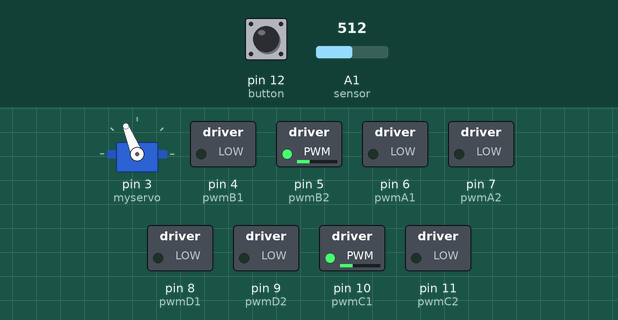
A sketch run on a simulated Arduino Uno, built with avr-gcc and run on an emulated ATmega328P. Parts: servo, switched loads named in the sketch (green lamp = pin HIGH). Inputs (shaded band) come from the test bench; at power-on: A1 (sensor) = 512, pin 12 (button) HIGH.

Above: at 1.07 s.
1.4 s: A1 (sensor) set to 292
4.4 s: A1 (sensor) set to 271
At 4.63 s:
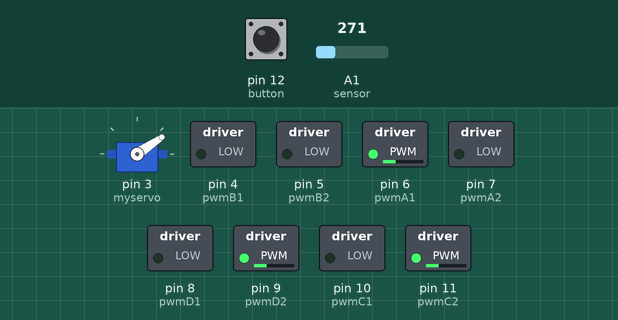
7.4 s: A1 (sensor) set to 306
At 7.45 s:
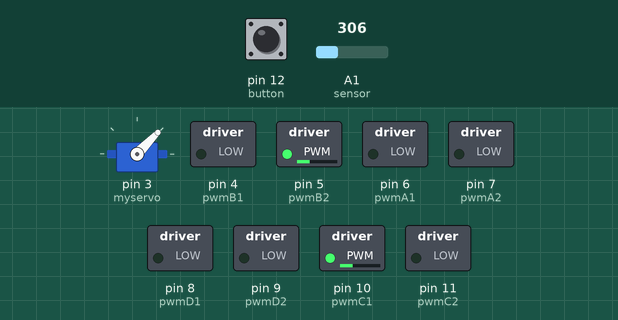
10.4 s: A1 (sensor) set to 190
At 10.68 s:
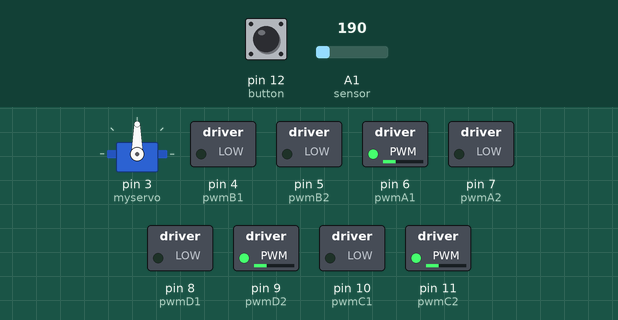
13.4 s: A1 (sensor) set to 511
At 13.5 s:
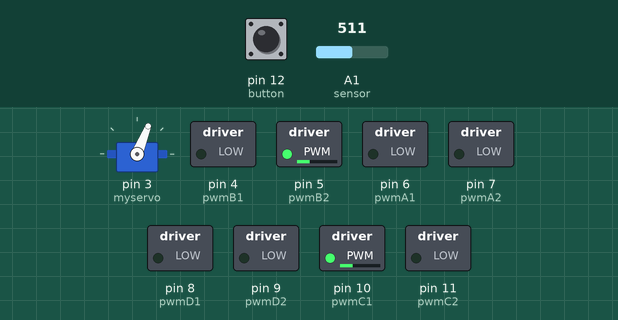
Timing chart, 0 to 17.4 s (numbered marks = the images above; inputs shaded):
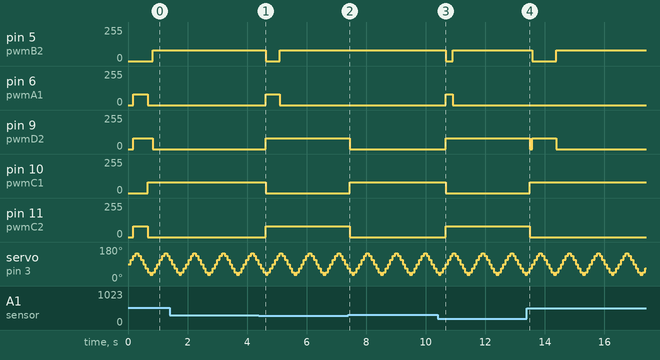

The sketch:

auton_course_working.ino
```cpp
/* Final Robot Code
   For: ENGG*3490, Final Project
   Winter 2020

   By: Spencer Ploeger (0969141)

   On behalf of group:
   Matthew Bolan (0962361)
   Iain Bulmer (0957153)
   Devin Catt (0922742)
   Lucas Dasovic (0963516)
   Jacob Highgate (0981246)

   Last Modified: March 24, 2020

   About: This is the code that autonomously controls the robot.
*/
#include <Servo.h> //include servo library

#define START_POS 90 //servo starting pos
#define DRV_SPD 80 //drive speed
#define FST_SPD 90 //fast speed

//pins for motor control
#define pwmA1 6 //back left
#define pwmA2 7

#define pwmB1 4 //front left
#define pwmB2 5

#define pwmC1 10 //back right
#define pwmC2 11

#define pwmD1 8 //front right
#define pwmD2 9

//pushbutton pin
#define button 12

//sensor pin
#define sensor A1

Servo myservo;  // create servo object to control a servo

//timing periods
int servo_int = 20;
int timer_1 = 100;

//timers
unsigned long servo_tmr = 0;
unsigned long time_1 = 0;

//servo position and direction global variable
int pos = START_POS; //initial position
int servo_dir = 'r'; //the servo will be initialized to 'START_POS' and will begin moving right

int dist[] = {15, 15, 15, 15, 15, 15, 15}; //initialize all the distanced to 15 inches

void setup() {

  //servo setup
  myservo.attach(3);  // attaches the servo on pin 3 to the servo object
  myservo.write(START_POS); //set the servo to center position, it will start moving right

  //pinmode for button
  pinMode(button, INPUT);

  //pinmode for sensor
  pinMode(sensor, INPUT);

  //pinmode for motor control
  pinMode(pwmA1, OUTPUT);
  pinMode(pwmA2, OUTPUT);

  pinMode(pwmB1, OUTPUT);
  pinMode(pwmB2, OUTPUT);

  pinMode(pwmC1, OUTPUT);
  pinMode(pwmC2, OUTPUT);

  pinMode(pwmD1, OUTPUT);
  pinMode(pwmD2, OUTPUT);

  //start button. wait until button pushed to leave setup loop
  while (digitalRead(button) == LOW) {
    delay(50);
  }
  delay(100);
}

void loop() {

  if (millis() - servo_tmr > servo_int) { //move the servo and record position
    servo_tmr = millis();
    myservo.write(move_servo());

    //get distance from sensor and place in correct distance array element
    if (pos == 34) {
      dist[0] = getDist();
    }
    else if (pos == 46) {
      dist[1] = getDist();
    }
    else if (pos == 68) {
      dist[2] = getDist();
    }
    else if (pos == 90) {
      dist[3] = getDist();
    }
    else if (pos == 112) {
      dist[4] = getDist();
    }
    else if (pos == 134) {
      dist[5] = getDist();
    }
    else if (pos == 146) {
      dist[6] = getDist();
    }
  }

  //****Main control loop****
  if (dist[6] < 4) { //if farthest right is about to hit, steer left fast
    timer_1 = millis();
    while (millis() - timer_1 < 200) { //left fast for 200ms
      go("l", FST_SPD);
    }
  }
  else if (dist[0] < 4) { //if farthest left is about to hit, steer right fast
    timer_1 = millis();
    while (millis() - timer_1 < 200) { //right fast for 200ms
      go("r", FST_SPD);
    }
  }
  else if (dist[2] < 6 && dist[0] > 9) { //if centre < 6" but left is clear, strafe left
    //strafe left
    go("sl", DRV_SPD);
  }
  else if (dist[2] < 6 && dist[6] > 9) { //if centre < 6" but right is clear, strafe right
    //strafe right
    go("sr", DRV_SPD);
  }
  else if (dist[2] < 9 || dist[1] < 9) { //if either of the two middle left positions sense obstacle < 8" away
    //go right
    go("r", DRV_SPD);
  }
  else if (dist[4] < 9 || dist[5] < 9) { //if either of the two middle right positions sense obstacle < 8" away
    //go left
    go("l", DRV_SPD);
  }
  else if (dist[3] < 8) { //if centre sense obstacle < 6" away
    timer_1 = millis();
    while (millis() - timer_1 < 800) { //reverse for 400ms
      go("b", DRV_SPD);
    }
    if (dist[1] < dist[5]) { //if left middle dist less than right, go right
      while (millis() - timer_1 < 1100) { //turn right for 300ms
        go("r", DRV_SPD);
      }
    }
    else { //else means right middle dist less than left, so go left
      while (millis() - timer_1 < 1100) { //turn left for 300ms
        go("l", DRV_SPD);
      }
    }
    pos = 90; //check to see if conflcit resolved
    myservo.write(pos);//set servo back to 90
    dist[3] = getDist();//update centre distance
  }
  else { //if not obstacles present, go forward
    go("f", DRV_SPD);
  }


}
/*
   function: go
   parameters: char* dir (desired direction to move), int spd (pwm value 0-255) desired speed
   return: none
   brief: moves robot in desired direction at desired speed
*/
void go(char *dir, int spd) {
  if (dir == "f") {
    analogWrite(pwmB1, 0); //front left fwd
    analogWrite(pwmB2, spd);

    analogWrite(pwmC1, 0); //back right fwd
    analogWrite(pwmC2, spd);

    analogWrite(pwmA1, 0); //back left fwd
    analogWrite(pwmA2, spd);

    analogWrite(pwmD1, 0); //front right fwd
    analogWrite(pwmD2, spd);
  }

  if (dir == "b") {
    analogWrite(pwmB1, spd); //front left bwd
    analogWrite(pwmB2, 0);

    analogWrite(pwmC1, spd); //back right bwd
    analogWrite(pwmC2, 0);

    analogWrite(pwmA1, spd); //back left bwd
    analogWrite(pwmA2, 0);

    analogWrite(pwmD1, spd); //front right bwd
    analogWrite(pwmD2, 0);
  }

  if (dir == "l") {
    analogWrite(pwmB1, spd); //front left bwd
    analogWrite(pwmB2, 0);

    analogWrite(pwmC1, 0); //back right fwd
    analogWrite(pwmC2, spd);

    analogWrite(pwmA1, spd); //back left bwd
    analogWrite(pwmA2, 0);

    analogWrite(pwmD1, 0); //front right fwd
    analogWrite(pwmD2, spd);
  }

  if (dir == "r") {
    analogWrite(pwmB1, 0); //front left fwd
    analogWrite(pwmB2, spd);

    analogWrite(pwmC1, spd); //back right bwd
    analogWrite(pwmC2, 0);

    analogWrite(pwmA1, 0); //back left fwd
    analogWrite(pwmA2, spd);

    analogWrite(pwmD1, spd); //front right bwd
    analogWrite(pwmD2, 0);
  }

  if (dir == "sr") { //strafe right
    analogWrite(pwmB1, 0); //front left fwd
    analogWrite(pwmB2, spd);

    analogWrite(pwmC1, 0); //back right fwd
    analogWrite(pwmC2, spd);

    analogWrite(pwmA1, spd); //back left bwd
    analogWrite(pwmA2, 0);

    analogWrite(pwmD1, spd); //front right bwd
    analogWrite(pwmD2, 0);
  }

  if (dir == "sl") { //strafe left
    analogWrite(pwmB1, spd); //front left bwd
    analogWrite(pwmB2, 0);

    analogWrite(pwmC1, spd); //back right bwd
    analogWrite(pwmC2, 0);

    analogWrite(pwmA1, 0); //back left fwd
    analogWrite(pwmA2, spd);

    analogWrite(pwmD1, 0); //front right fwd
    analogWrite(pwmD2, spd);
  }
}

/*
   function: halt()
   parameters: none
   return: none
   brief: stops the robot moving by stopping all motors
*/
void halt() {
  analogWrite(pwmB1, 0); //front left stop
  analogWrite(pwmB2, 0);

  analogWrite(pwmC1, 0); //back right stop
  analogWrite(pwmC2, 0);

  analogWrite(pwmA1, 0); //back left stop
  analogWrite(pwmA2, 0);

  analogWrite(pwmD1, 0); //front right stop
  analogWrite(pwmD2, 0);
}

/*
   function: move_servo()
   parameters: none
   return: none
   brief: adjust pos variable (servo position) sequentially, allowing the servo to 'sweep'
*/
int move_servo() {
  if (pos == 34) {
    servo_dir = 'r';
    pos = 46;
    return 46;
  }
  else if (pos == 46 && servo_dir == 'r') {
    pos = 68;
    return 68;
  }
  else if (pos == 68 && servo_dir == 'r') {
    pos = 90;
    return 90;
  }
  else if (pos == 90 && servo_dir == 'r') {
    pos = 112;
    return 112;
  }
  else if (pos == 112 && servo_dir == 'r') {
    pos = 134;
    return 134;
  }
  else if (pos == 134 && servo_dir == 'r') {
    servo_dir = 'l';
    pos = 146;
    return 146;
  }
  else if (pos == 146) {
    pos = 134;
    return 134;
  }
  else if (pos == 134 && servo_dir == 'l') {
    pos = 112;
    return 112;
  }
  else if (pos == 112 && servo_dir == 'l') {
    pos = 90;
    return 90;
  }
  else if (pos == 90 && servo_dir == 'l') {
    pos = 68;
    return 68;
  }
  else if (pos == 68 && servo_dir == 'l') {
    pos = 46;
    return 46;
  }
  else if (pos == 46 && servo_dir == 'l') {
    pos = 34;
    return 34;
  }
}

/*
   function: getDist
   parameters: none
   return: double (distance in inches)
   brief: calculates distance from rangefinder value based off of second degree interpolation function
*/
double getDist()
{
  float val = 0; //calculated distance
  double sum = 0; //sum for averaging
  for (int x = 0; x < 4; x++) { //average 4 samples each time
    sum = sum + analogRead(sensor);
    delay(20); //20ms delay between sampling
  }
  val = (float)(sum / 4); //calculate average sensor data
  if (val > 540) { //if below min range, return min range
    return 4;
  }
  else if (val < 173) { //if above max range, return max range
    return 15;
  }
  else { //if in range, calulate distance based on interpolation function
    double distance = ((9E-05 * pow(val, 2)) + (-0.0911 * val) + 27.407);
    return distance;
  }
}
```

Measured:
- the behaviour switches between 279 and 278 on A1 (sensor) (found by bisection; images 0 and 1)
- after the input at 4.4 s, pin 5 (pwmB2): 80/255 → 0/255 after 0.22 s, → 80/255 0.48 s later; pin 6 (pwmA1): 0/255 → 80/255 after 0.22 s, → 0/255 0.48 s later; pin 9 (pwmD2), pin 11 (pwmC2): 0/255 → 80/255 after 0.22 s; pin 10 (pwmC1): 80/255 → 0/255 after 0.22 s
- after the input at 7.4 s, pin 9 (pwmD2): 80/255 → 0/255 after 0.05 s; pin 10 (pwmC1): 0/255 → 80/255 at once; pin 11 (pwmC2): 80/255 → 0/255 at once
- after the input at 10.4 s, pin 5 (pwmB2): 80/255 → 0/255 after 0.27 s, → 80/255 0.24 s later; pin 6 (pwmA1): 0/255 → 80/255 after 0.27 s, → 0/255 0.24 s later; pin 9 (pwmD2), pin 11 (pwmC2): 0/255 → 80/255 after 0.27 s; pin 10 (pwmC1): 80/255 → 0/255 after 0.27 s
- after the input at 13.4 s, pin 5 (pwmB2): 80/255 → 0/255 after 0.18 s, → 80/255 0.81 s later; pin 9 (pwmD2): 80/255 → 0/255 after 0.10 s, → 80/255 0.08 s later, → 0/255 0.81 s later; pin 10 (pwmC1): 0/255 → 80/255 after 0.10 s; pin 11 (pwmC2): 80/255 → 0/255 after 0.10 s
- by itself, servo on pin 3 (myservo): repeats every 0.97 s: 68° 0.08 s, 90° 0.08 s, 112° 0.08 s, 134° 0.08 s, 146° 0.08 s, 134° 0.08 s, 112° 0.08 s, 90° 0.08 s, 68° 0.08 s, 46° 0.08 s, 34° 0.08 s, 46° 0.08 s
